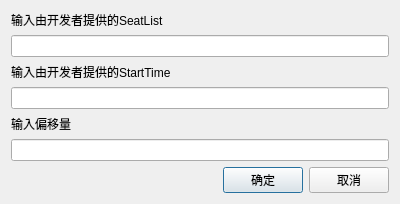
<?xml version="1.0" encoding="UTF-8"?>
<ui version="4.0">
 <class>Dialog</class>
 <widget class="QDialog" name="Dialog">
  <property name="enabled">
   <bool>true</bool>
  </property>
  <property name="geometry">
   <rect>
    <x>0</x>
    <y>0</y>
    <width>400</width>
    <height>187</height>
   </rect>
  </property>
  <property name="sizePolicy">
   <sizepolicy hsizetype="Minimum" vsizetype="Minimum">
    <horstretch>0</horstretch>
    <verstretch>0</verstretch>
   </sizepolicy>
  </property>
  <property name="windowTitle">
   <string>设置初始座位</string>
  </property>
  <layout class="QGridLayout" name="gridLayout_2">
   <item row="2" column="1" rowspan="2">
    <layout class="QGridLayout" name="gridLayout">
     <item row="6" column="1">
      <widget class="QPushButton" name="pushButton">
       <property name="text">
        <string>确定</string>
       </property>
      </widget>
     </item>
     <item row="1" column="0" colspan="3">
      <widget class="QLineEdit" name="lineEdit_2"/>
     </item>
     <item row="6" column="0">
      <spacer name="horizontalSpacer">
       <property name="orientation">
        <enum>Qt::Horizontal</enum>
       </property>
       <property name="sizeHint" stdset="0">
        <size>
         <width>40</width>
         <height>20</height>
        </size>
       </property>
      </spacer>
     </item>
     <item row="0" column="0" colspan="3">
      <widget class="QLabel" name="label">
       <property name="text">
        <string>输入由开发者提供的SeatList</string>
       </property>
      </widget>
     </item>
     <item row="4" column="0" colspan="3">
      <widget class="QLabel" name="label_3">
       <property name="text">
        <string>输入偏移量</string>
       </property>
      </widget>
     </item>
     <item row="6" column="2">
      <widget class="QPushButton" name="pushButton_2">
       <property name="text">
        <string>取消</string>
       </property>
      </widget>
     </item>
     <item row="3" column="0" colspan="3">
      <widget class="QLineEdit" name="lineEdit"/>
     </item>
     <item row="2" column="0" colspan="3">
      <widget class="QLabel" name="label_2">
       <property name="text">
        <string>输入由开发者提供的StartTime</string>
       </property>
      </widget>
     </item>
     <item row="5" column="0" colspan="3">
      <widget class="QLineEdit" name="lineEdit_3"/>
     </item>
    </layout>
   </item>
  </layout>
 </widget>
 <resources/>
 <connections/>
</ui>
